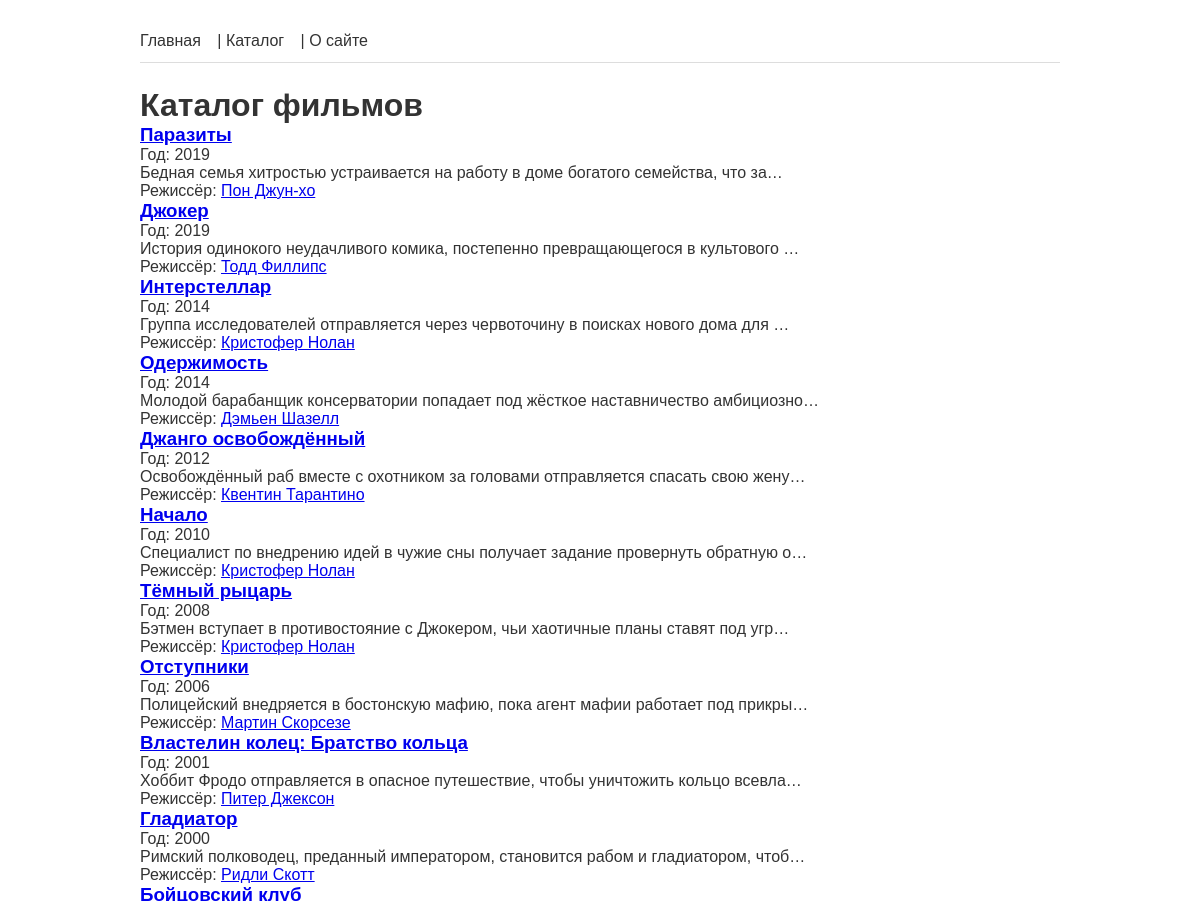
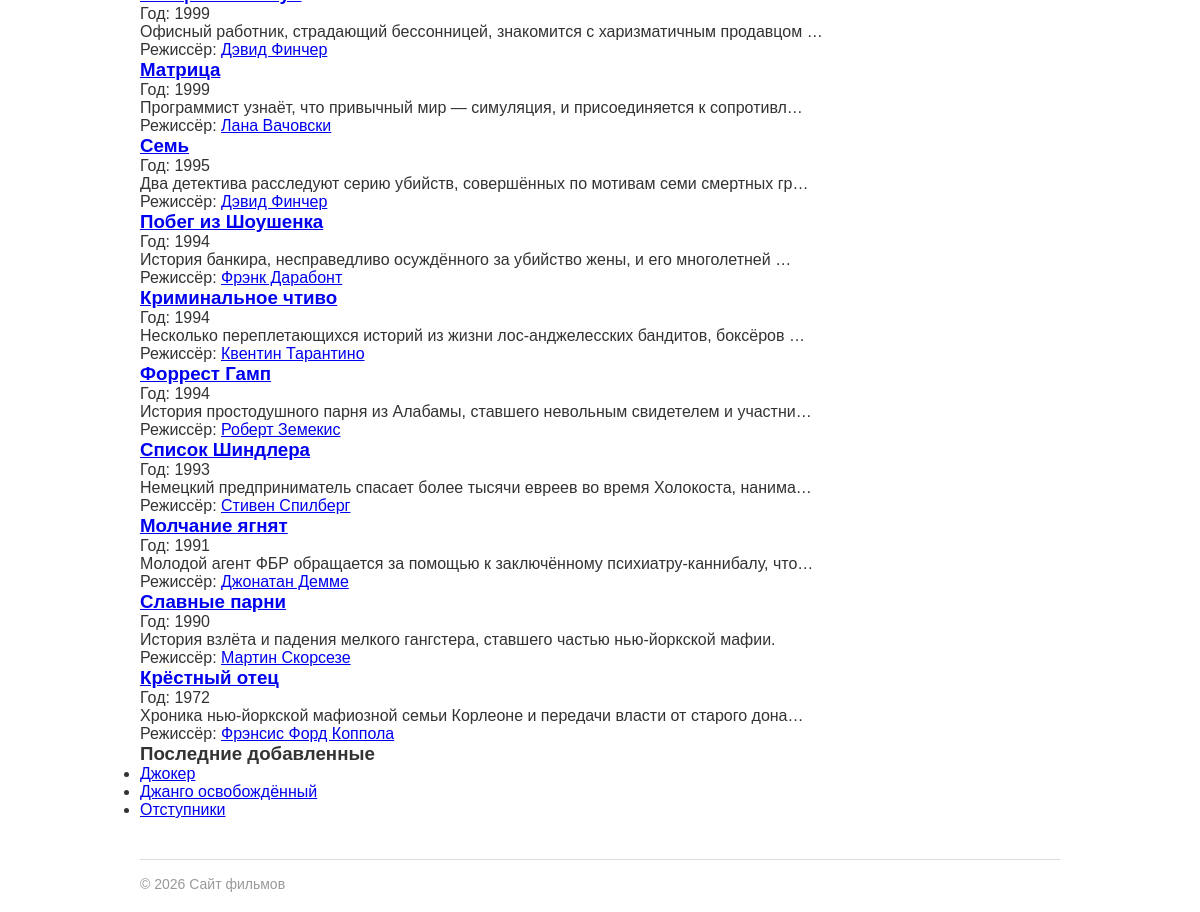
/films/, run on the app's committed database (2 pictures, top to bottom).
### films/models.py (models this page shows, shortened)
class Film(models.Model):
    title = models.CharField(max_length=200, verbose_name='Название')
    year = models.PositiveIntegerField(validators=[validate_film_year], verbose_name='Год выпуска')
    description = models.TextField(blank=True, verbose_name='Описание')
    rating = models.DecimalField(max_digits=3, decimal_places=1, default=0.0, verbose_name='Рейтинг')
    slug = models.SlugField(max_length=200, unique=True, blank=True)
    created_at = models.DateTimeField(auto_now_add=True, verbose_name='Дата добавления')
    director = models.ForeignKey(
        'Director', on_delete=models.SET_NULL, null=True, blank=True,
        related_name='films', verbose_name='Режиссёр'
    )
    genres = models.ManyToManyField('Genre', blank=True, related_name='films', verbose_name='Жанры')
    actors = models.ManyToManyField('Actor', blank=True, related_name='films', verbose_name='Актёры')
    objects = FilmManager()
    class Meta:
        ordering = ['-year']
        verbose_name = 'Фильм'
        verbose_name_plural = 'Фильмы'
    def get_absolute_url(self):
        return reverse('films:film_detail', kwargs={'slug': self.slug})

class Director(models.Model):
    name = models.CharField(max_length=200, verbose_name='Имя')
    bio = models.TextField(blank=True, verbose_name='Биография')
    photo = models.ImageField(upload_to='directors/', blank=True, verbose_name='Фото')
    slug = models.SlugField(max_length=200, unique=True, blank=True)
    class Meta:
        ordering = ['name']
        verbose_name = 'Режиссёр'
        verbose_name_plural = 'Режиссёры'
    def __str__(self):
        return self.name
    def get_absolute_url(self):
        return reverse('films:director_detail', kwargs={'slug': self.slug})

### films/views.py (the view)
# urls.py: path('films/', views.film_list, name='film_list'),
def film_list(request):
    films = Film.objects.select_related('director').prefetch_related('genres', 'actors')
    context = {
        'films': films,
    }
    return render(request, 'films/film_list.html', context)

### films/models.py (called while the page is built)
    def recent(self, count=5):
        return self.order_by('-created_at')[:count]

### films/templatetags/film_tags.py (called while the page is built)
@register.simple_tag
def current_year():
    return datetime.date.today().year

@register.inclusion_tag('films/includes/latest_films.html')
def latest_films(count=3):
    films = Film.objects.recent(count)
    return {'films': films}

### films/templates/films/film_list.html (shortened to what this page needs)
{% extends 'base.html' %}
{% block content %}
    <h1>Каталог фильмов</h1>
    {% for film in films %}
        {% include 'films/includes/film_card.html' %}
    {% empty %}
        <p>В каталоге пока нет фильмов.</p>
    {% endfor %}
{% endblock %}

### films/templates/films/includes/film_card.html
<div class="film-card">
    <h3><a href="{{ film.get_absolute_url }}">{{ film.title }}</a></h3>
    <p>Год: {{ film.year }}</p>
    <p>{{ film.description|default:"Нет описания"|truncatechars:80 }}</p>
    <p>Режиссёр:
        <a href="{{ film.director.get_absolute_url }}">
        {{ film.director|default:"Нет режиссёра"|truncatechars:20 }}
        </a>
    </p>
</div>

### films/templates/films/includes/latest_films.html
{% load film_tags %}
<div class="latest-films">
    <h3>Последние добавленные</h3>
    <ul>
    {% for film in films %}
        <li><a href="{{ film.get_absolute_url }}">{{ film.title }}</a></li>
    {% empty %}
        <li>Фильмов пока нет.</li>
    {% endfor %}
    </ul>
</div>

### static/css/base.css (style rules this page uses)
* { box-sizing: border-box; margin: 0; padding: 0; }
body { font-family: Arial, sans-serif; max-width: 960px; margin: 0 auto; padding: 20px; color: #333; }

### data on the page
Film: title "Паразиты", year "2019", description "Бедная семья хитростью устраивается на работу в доме богатого семейства, что за…", director "Пон Джун-хо"
Film: title "Джокер", year "2019", description "История одинокого неудачливого комика, постепенно превращающегося в культового …", director "Тодд Филлипс"
Film: title "Интерстеллар", year "2014", description "Группа исследователей отправляется через червоточину в поисках нового дома для …", director "Кристофер Нолан"
Film: title "Одержимость", year "2014", description "Молодой барабанщик консерватории попадает под жёсткое наставничество амбициозно…", director "Дэмьен Шазелл"
Film: title "Джанго освобождённый", year "2012", description "Освобождённый раб вместе с охотником за головами отправляется спасать свою жену…", director "Квентин Тарантино"
Film: title "Начало", year "2010", description "Специалист по внедрению идей в чужие сны получает задание провернуть обратную о…", director "Кристофер Нолан"
Film: title "Тёмный рыцарь", year "2008", description "Бэтмен вступает в противостояние с Джокером, чьи хаотичные планы ставят под угр…", director "Кристофер Нолан"
Film: title "Отступники", year "2006", description "Полицейский внедряется в бостонскую мафию, пока агент мафии работает под прикры…", director "Мартин Скорсезе"
Film: title "Властелин колец: Братство кольца", year "2001", description "Хоббит Фродо отправляется в опасное путешествие, чтобы уничтожить кольцо всевла…", director "Питер Джексон"
Film: title "Гладиатор", year "2000", description "Римский полководец, преданный императором, становится рабом и гладиатором, чтоб…", director "Ридли Скотт"
Film: title "Бойцовский клуб", year "1999", description "Офисный работник, страдающий бессонницей, знакомится с харизматичным продавцом …", director "Дэвид Финчер"
Film: title "Матрица", year "1999", description "Программист узнаёт, что привычный мир — симуляция, и присоединяется к сопротивл…", director "Лана Вачовски"
Film: title "Семь", year "1995", description "Два детектива расследуют серию убийств, совершённых по мотивам семи смертных гр…", director "Дэвид Финчер"
Film: title "Побег из Шоушенка", year "1994", description "История банкира, несправедливо осуждённого за убийство жены, и его многолетней …", director "Фрэнк Дарабонт"
Film: title "Криминальное чтиво", year "1994", description "Несколько переплетающихся историй из жизни лос-анджелесских бандитов, боксёров …", director "Квентин Тарантино"
Film: title "Форрест Гамп", year "1994", description "История простодушного парня из Алабамы, ставшего невольным свидетелем и участни…", director "Роберт Земекис"
Film: title "Список Шиндлера", year "1993", description "Немецкий предприниматель спасает более тысячи евреев во время Холокоста, нанима…", director "Стивен Спилберг"
Film: title "Молчание ягнят", year "1991", description "Молодой агент ФБР обращается за помощью к заключённому психиатру-каннибалу, что…", director "Джонатан Демме"
Film: title "Славные парни", year "1990", description "История взлёта и падения мелкого гангстера, ставшего частью нью-йоркской мафии.", director "Мартин Скорсезе"
Film: title "Крёстный отец", year "1972", description "Хроника нью-йоркской мафиозной семьи Корлеоне и передачи власти от старого дона…", director "Фрэнсис Форд Коппола"
